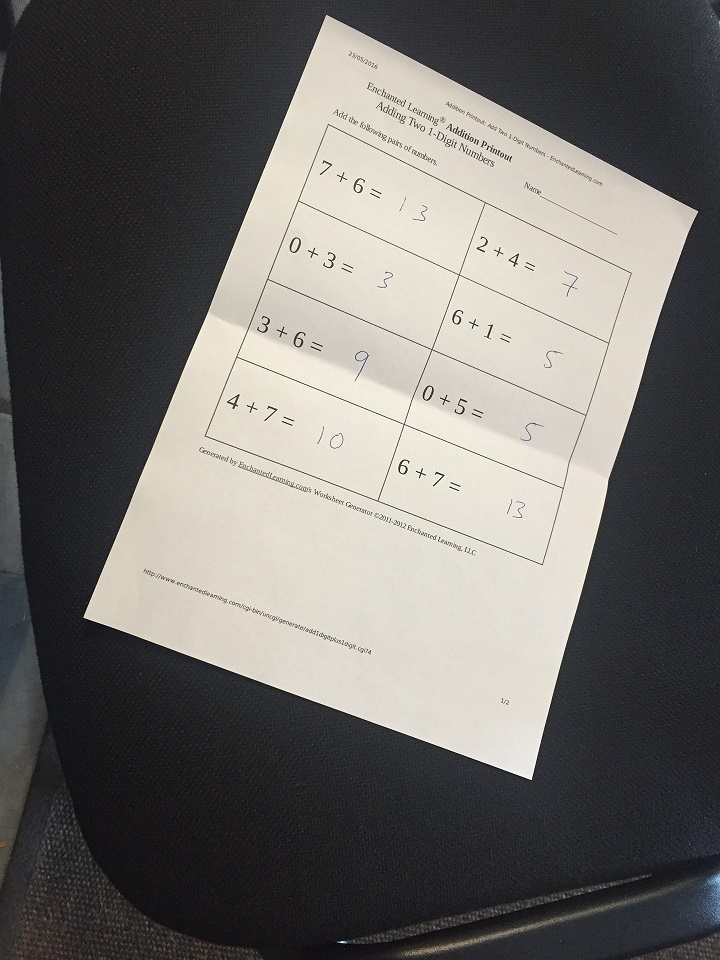
#> input picture images/scan.jpg, 720 x 960 px, found by its file name
$ jupyter execute '18. Perspective Transforms.ipynb'   (shell and % lines are left out)
#> lines starting #> are read from the running program, lines starting #| are printed output that depends on the picture; after the words box and inside, x2 and y2 are one past the last pixel; in counts of white or black regions, pixels touching at a corner belong together; long printed decimals are rounded
# **Transformações de perspectiva**

#### **Iremos aprender:**
1. Usar as funções do OpenCV getPerspectiveTransform
2. Utilizar a função findContours para pegar as pontas e automatizar a transformação de perspectiva

[cell 1]
# Our Setup, Import Libaries, Create our Imshow Function and Download our Images
import cv2
import numpy as np
from matplotlib import pyplot as plt

# Define our imshow function
def imshow(title = "Image", image = None, size = 10):
    w, h = image.shape[0], image.shape[1]
    aspect_ratio = w/h
    plt.figure(figsize=(size * aspect_ratio,size))
    plt.imshow(cv2.cvtColor(image, cv2.COLOR_BGR2RGB))
    plt.title(title)
    plt.show()

# Download and unzip our images

[cell 2]
image = cv2.imread('images/scan.jpg')
#> image is the input picture: shape (960, 720, 3); mean B, G, R 106.2, 109.5, 111.7

print(image.shape)
#| (960, 720, 3)

# jogar para escala de cinza
gray = cv2.cvtColor(image, cv2.COLOR_BGR2GRAY)

_, th2 = cv2.threshold(gray, 0, 255, cv2.THRESH_BINARY + cv2.THRESH_OTSU)
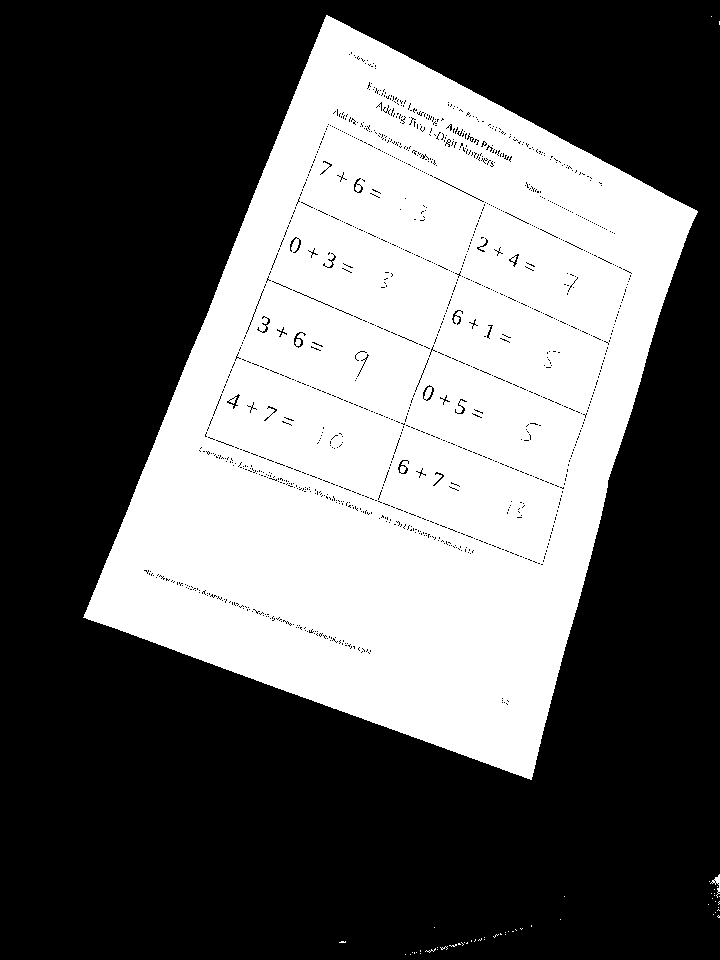
#> th2: shape (960, 720); 38.9% white; 54 white regions (52 under 20 px), largest, box (x1, y1, x2, y2) and area: (83, 15, 698, 780) 268820, (710, 874, 720, 898) 70
imshow('After thresholding', th2)

# Use uma cópia da sua imagem, por exemplo. edged.copy(), já que findContours altera a imagem
contours, hierarchy = cv2.findContours(th2, cv2.RETR_EXTERNAL, cv2.CHAIN_APPROX_SIMPLE)
#> contours = 54 contours, 52 with area under 20; largest, box (x1, y1, x2, y2) and area: (83, 15, 698, 780) 272586, (710, 874, 720, 898) 43

# Desenhando os contornos, sobrescrevendo a imagem original
# Use '-1' as the 3rd parameter to draw all
cv2.drawContours(image, contours, -1, (0,255,0), thickness = 2)
imshow('Contours overlaid on original image', image)
#> call 2 of imshow, with title = 'Contours overlaid on original image', size = 10
#> in imshow (call 2), `plt.show()`:
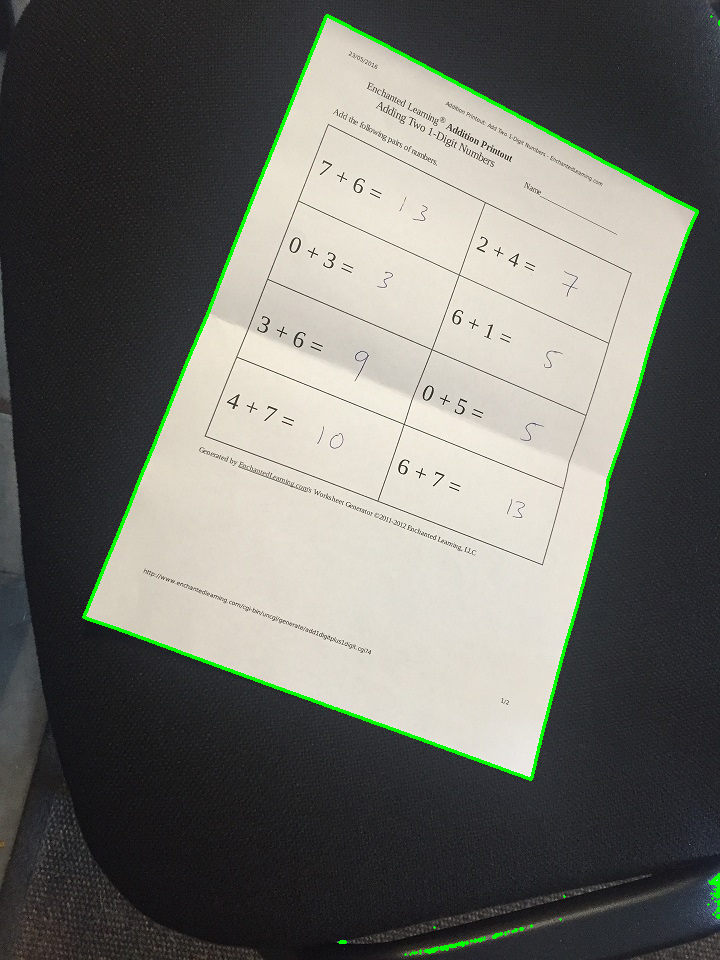
#> shown: shape (960, 720, 3); mean R, G, B 109.9, 110.7, 104.5

print("Number of Contours found = " + str(len(contours)))
#| Number of Contours found = 54

### **Aproxime nosso contorno acima em apenas 4 pontos usando approxPolyDP**

[cell 3]
# ordernar os contornos do maior para o menor, pela área

sorted_contours = sorted(contours, key=cv2.contourArea, reverse=True)
#> sorted_contours has the same summary as contours

# Aplicando a aproximação.
for cnt in sorted_contours:
	# approximate the contour
	perimeter = cv2.arcLength(cnt, True)
	approx = cv2.approxPolyDP(cnt, 0.05 * perimeter, True)

	if len(approx) == 4:
		break
#> this loop made 1 pass
#> (perimeter, approx) on pass 1: (2306.7, [[326, 15], [83, 617], [531, 779], [697, 211]])

# Nossas coordenadas x, y dos quatro cantos dos contornos
print("Our 4 corner points are:")
print(approx)
#| [[[326  15]]
#|  [[ 83 617]]
#|  [[531 779]]
#|  [[697 211]]]

### **Usando getPerspectiveTransform e warpPerspective para criar nossa visão de cima para baixo**

Note: We mannauly matched the order of the points

Função getPerspectiveTransform:
A transformação de perspectiva ajusta a posição dos pixels para que as proporções ou ângulos de uma área na imagem se alinhem aos pontos de destino. Isso é comumente usado para corrigir a distorção de perspectiva (ex.: capturar uma tabela ou documento em um ângulo inclinado) ou Transformar uma região da imagem em uma área plana.

O w na fórmula da transformação de perspectiva é o fator de normalização que permite converter as coordenadas projetadas em uma forma utilizável para a tela (ou imagem). Ele é usado no contexto da álgebra linear e geometria projetiva para trabalhar com coordenadas homogêneas.
Em geometria projetiva, um ponto  (𝑥,𝑦)no espaço 2D é representado como (x,y,1) em coordenadas homogêneas. Após a aplicação da matriz de transformação, as coordenadas resultantes (x′,y ′,w ′) ainda estão em forma homogênea.

Parâmetros:

- src - Coordenadas dos pontos de origem na imagem original (Deve conter quatro pontos, é um quadrilátero)
- dst - Coordenadas dos pontos de destino na imagem de saída

retorno: uma matriz 3×3, que é a matriz de transformação de perspectiva

[cell 4]
# Os valores são:
# canto superior esquerdo, canto inferior esquerdo, canto inferior direito, canto superior direito
inputPts = np.float32(approx)
#> inputPts = [[326, 15], [83, 617], [531, 779], [697, 211]]

print(inputPts)
#| [[[326.  15.]]
#|  [[ 83. 617.]]
#|  [[531. 779.]]
#|  [[697. 211.]]]

outputPts = np.float32([[0,0],
                       [0,800],
                       [500,800],
                       [500,0]])

# Transformando a imagem, conforme a matriz especificada.
M = cv2.getPerspectiveTransform(inputPts,outputPts)
#> M = [[0.919, 0.371, -305.3], [-0.609, 1.15, 181.1], [-0.000284, 0.000122, 1]]

# Com a matriz de transformação, iremos aplicar.

#parâmetros:
# src: imagem colorida ou cinza
# M: Matriz de transformação, Obtida com cv2.getPerspectiveTransform ou cv2.findHomography.
# dsize: Dimensão da imagem de saída (largura, altura)
# dst (opcional): Local onde a imagem de saída será armazenada.
#   Se não for fornecido, a função retornará a imagem transformada
final = cv2.warpPerspective(image, M, (500,800))
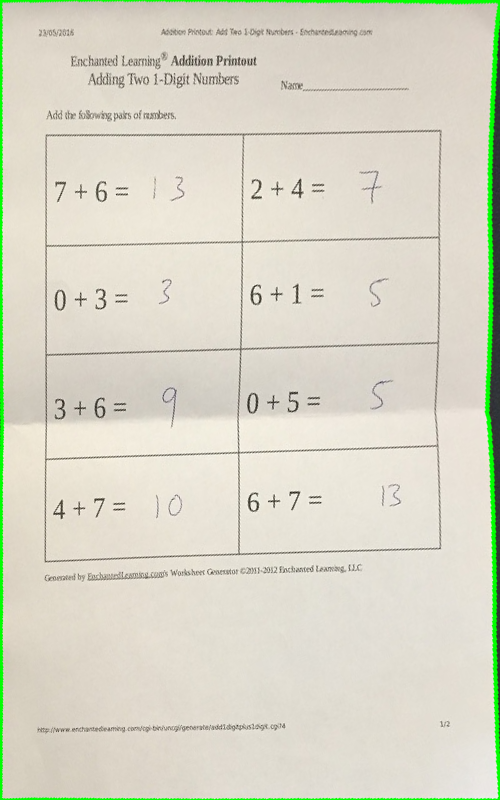
#> final: shape (800, 500, 3); mean B, G, R 199.3, 215.7, 216.8

print(final.shape)
#| (800, 500, 3)

imshow("Perspective", final)

### **Excercise**

1. Ordene os pontos em ```aprox``` ordenando do canto superior esquerdo no sentido horário
(ou seja, canto superior esquerdo, canto superior direito, canto inferior esquerdo, canto inferior direito)

2. Obtenha a proporção inicial do contorno e ajuste o Warp final para produzir nessa proporção e orientação

Lembre-se:

RESOLUÇÃO: UTILIZE COORDENADAS POLARES

- Calcule o centro (centroide): O centroide é a média das coordenadas x e
y. Ele será usado como referência para determinar a posição relativa de cada ponto.
- Calcule os ângulos dos pontos em relação ao centroide: Use a função arctan2 para determinar o ângulo entre cada ponto e o centroide
- Ordene os ângulos em ordem crescente para obter os pontos no sentido horário.

A função np.arctan2(y, x) calcula o ângulo em radianos entre o ponto (x,y) e o eixo x, considerando o sinal de ambos os valores para determinar o quadrante correto. Diferente de arctan(y/x), ela retorna o ângulo no intervalo [−π,π], garantindo precisão em todas as direções do plano cartesiano.

[cell 5]
sorted_contours = sorted(contours, key=cv2.contourArea, reverse=True)

# Aplicando a aproximação.
for cnt in sorted_contours:
	# approximate the contour
	perimeter = cv2.arcLength(cnt, True)
	approx = cv2.approxPolyDP(cnt, 0.05 * perimeter, True)

	if len(approx) == 4:
		break

imshow('Contours overlaid on original image', image)
# Nossas coordenadas x, y dos quatro cantos dos contornos
print("Our 4 corner points are:")
print(F"Original \n{approx} \n {approx.shape}")
#| Original
#| [[[326  15]]
#|  [[ 83 617]]
#|  [[531 779]]
#|  [[697 211]]]
#|  (4, 1, 2)


def sort_points_clockwise(points):
    # Transformar para o formato (4, 2)
    points = points.reshape(4, 2)
#> points = [[326, 15], [83, 617], [531, 779], [697, 211]]

    # Calcular o centroide
    center = np.mean(points, axis=0)
#> center = [409.2, 405.5]

    # Calcular os ângulos de cada ponto em relação ao centro
    angles = np.arctan2(points[:, 1] - center[1], points[:, 0] - center[0])
#> angles = [-1.78, 2.57, 1.26, -0.594]
    print(angles)
#| [-1.781  2.566  1.256 -0.5944]
    # Ordenar os pontos no sentido horário
    sorted_indices = np.argsort(-angles)  # Ordem decrescente para sentido horário
#> sorted_indices = [1, 2, 3, 0]
    sorted_points = points[sorted_indices]
#> sorted_points = [[83, 617], [531, 779], [697, 211], [326, 15]]

    # Retornar no formato original (4, 1, 2)
    return sorted_points.reshape(4, 1, 2)

sorted_points = sort_points_clockwise(approx)
#> sorted_points = [[83, 617], [531, 779], [697, 211], [326, 15]]
print("Pontos organizados no sentido horário:")
print(sorted_points)
#| [[[ 83 617]]
#|  [[531 779]]
#|  [[697 211]]
#|  [[326  15]]]

inputPts = np.float32(sorted_points)
#> inputPts = [[83, 617], [531, 779], [697, 211], [326, 15]]

outputPts = np.float32([[0,0],
                       [0,800],
                       [500,800],
                       [500,0]])

# Transformando a imagem, conforme a matriz especificada.
M = cv2.getPerspectiveTransform(inputPts,outputPts)
#> M = [[0.238, -0.659, 386.8], [1.47, 0.594, -488.5], [-0.000284, 0.000122, 1]]

# Com a matriz de transformação, iremos aplicar.

#parâmetros:
# src: imagem colorida ou cinza
# M: Matriz de transformação, Obtida com cv2.getPerspectiveTransform ou cv2.findHomography.
# dsize: Dimensão da imagem de saída (largura, altura)
# dst (opcional): Local onde a imagem de saída será armazenada.
#   Se não for fornecido, a função retornará a imagem transformada
final = cv2.warpPerspective(image, M, (500,800))
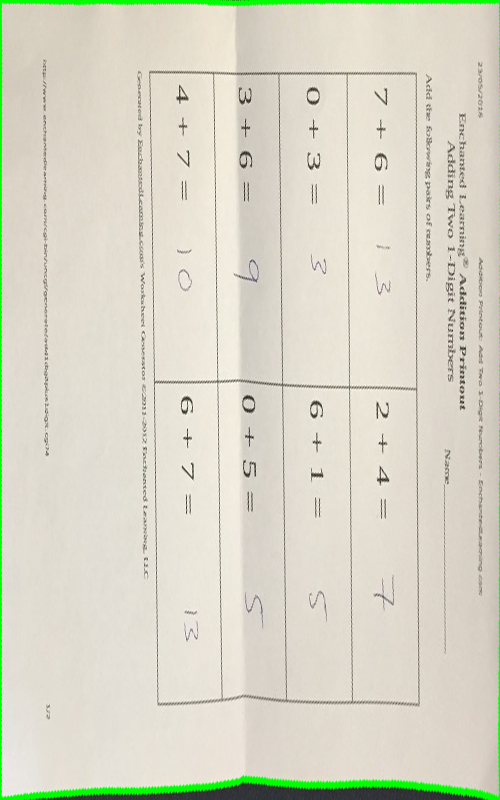
#> final: shape (800, 500, 3); mean B, G, R 199.3, 215.6, 216.8

print(final.shape)
#| (800, 500, 3)

imshow("Perspective", final)
